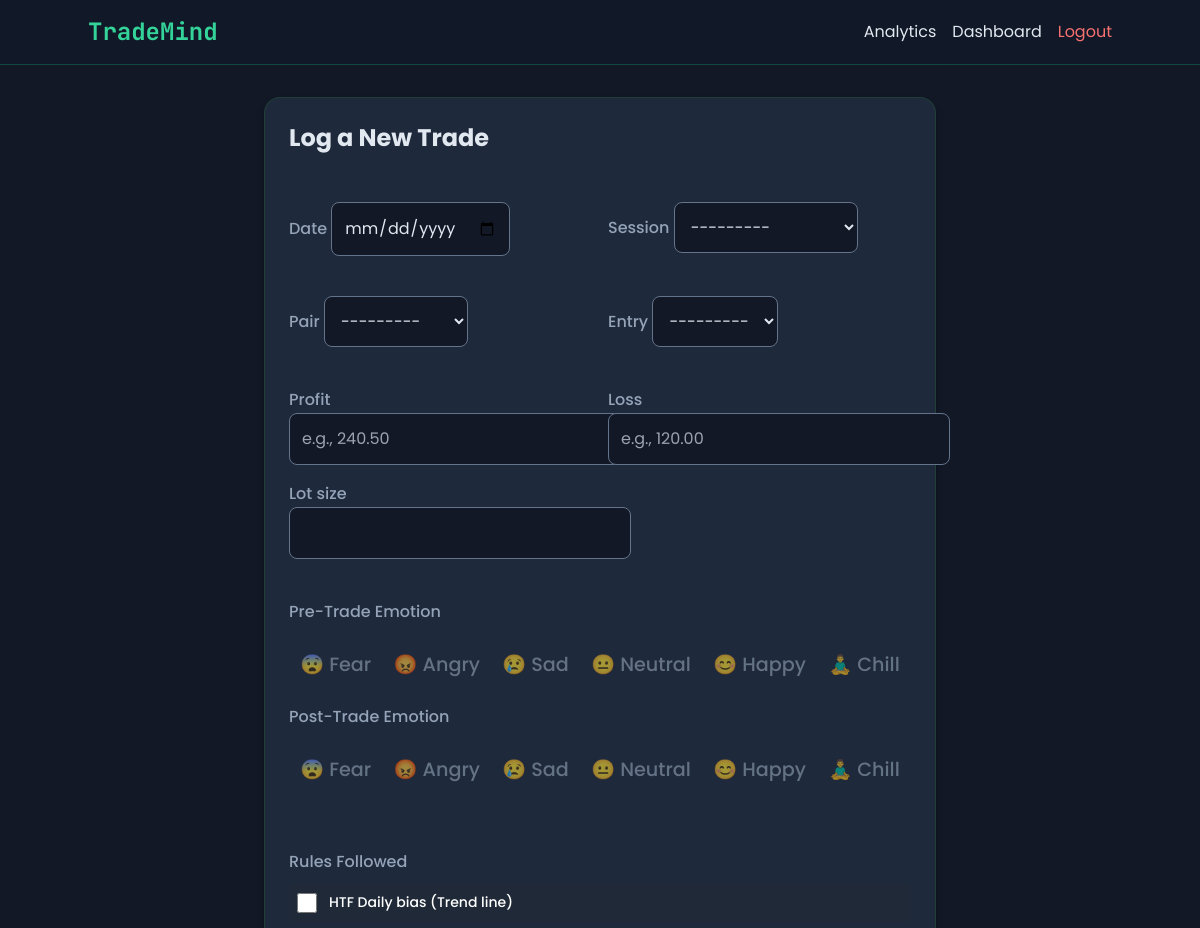
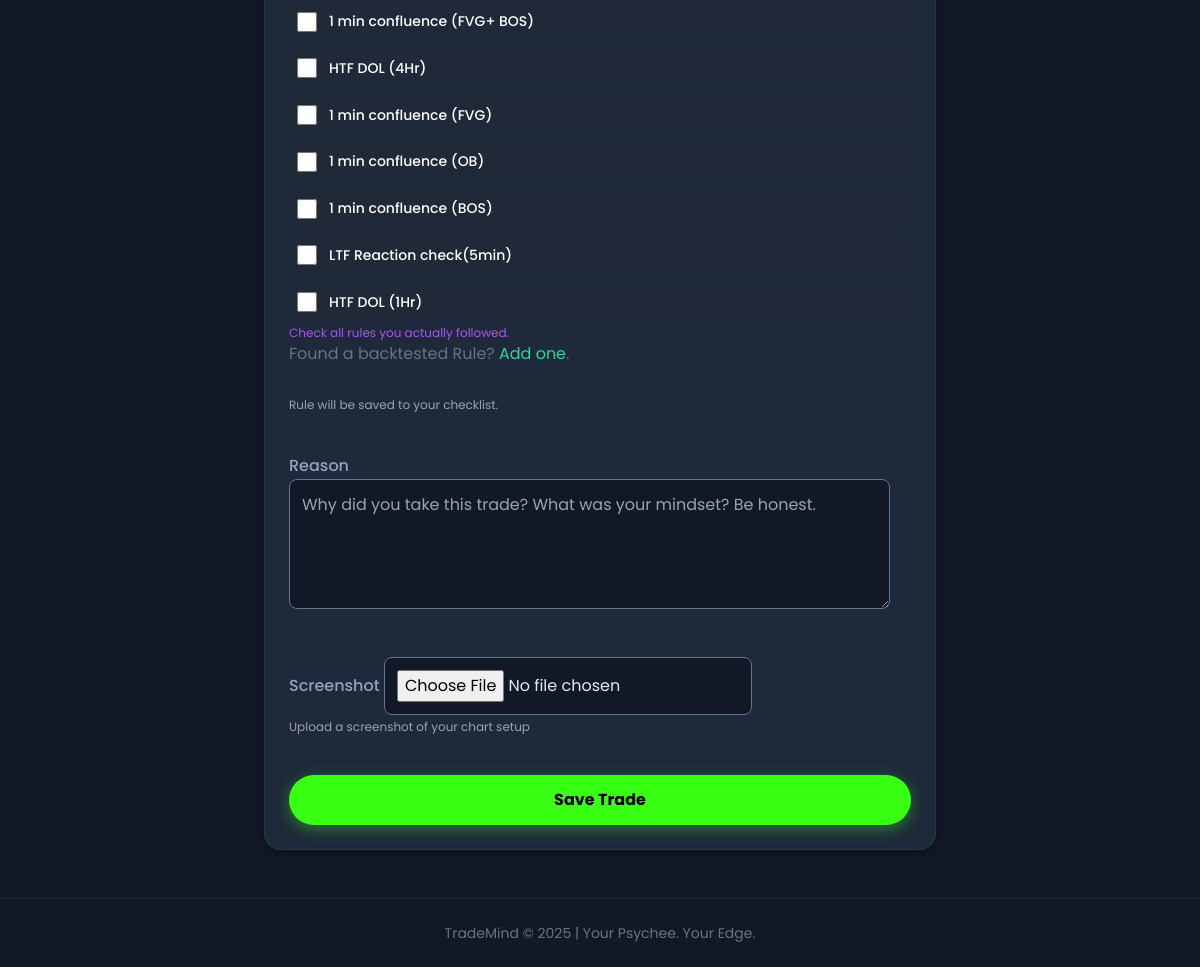
The app's page /trade/log/ (signed in) with its own data (2 pictures, top to bottom).
### trademind_app/models.py (models this page shows)
class StrategyRule(models.Model):
    user = models.ForeignKey(User, on_delete=models.CASCADE, related_name='strategy_rules')
    rule_text = models.CharField(
        max_length=200,
        help_text="e.g., 'RSI < 30', 'Price at support', 'Risk < 2%'"
    )
    is_active = models.BooleanField(default=True)
    created_at = models.DateTimeField(auto_now_add=True)
    class Meta:
        verbose_name = "Strategy Rule"
        verbose_name_plural = "Strategy Rules"
        ordering = ['-created_at']
    def __str__(self):
        return self.rule_text

### trademind_app/views.py (the view)
# urls.py: path('trade/log/', views.trade_log, name='trade_log'),
@login_required
def trade_log(request):
    if request.method == 'POST':
        form = TradeLogForm(request.POST, user=request.user)
        if form.is_valid():
            trade = form.save(commit=False)
            trade.user = request.user
            trade.save()
            form.save_m2m()  # Save ManyToMany (rules_followed)
            messages.success(request, "Trade logged. Time to analyze your Psychee.")
            return redirect('trademind_app:ai_insight', trade_id=trade.id)
    else:
        form = TradeLogForm(user=request.user)
    return render(request, 'trade_log.html', {'form': form})

### trademind_app/context_processors.py (called while the page is built)
def theme_context(request):
    dark_mode = True  # Override later via JS + cookie
    return {
        'dark_mode': dark_mode,
    }

### templates/trade_log.html (shortened to what this page needs)
{% extends "base.html" %}
{% block content %}
<div class="max-w-2xl mx-auto">
  <div class="card">
    <h2 class="text-2xl font-bold mb-6">Log a New Trade</h2>
    <form method="post" class="space-y-6">
      <div class="grid grid-cols-1 md:grid-cols-2 gap-4">
        <div>
          <label>{{ form.date.label }}</label>
          {{ form.date }}
        </div>
        <div>
          <label>{{ form.session.label }}</label>
          {{ form.session }}
        </div>
      </div>
      <div class="grid grid-cols-1 md:grid-cols-2 gap-4">
        <div>
          <label>{{ form.pair.label }}</label>
          {{ form.pair }}
        </div>
        <div>
          <label>{{ form.entry.label }}</label>
          {{ form.entry }}
        </div>
      </div>
      <div class="grid grid-cols-1 md:grid-cols-2 gap-4">
        <div>
          <label>{{ form.profit.label }}</label>
          {{ form.profit }}
        </div>
        <div>
          <label>{{ form.loss.label }}</label>
          {{ form.loss }}
        </div>
        <div>
          <label>{{ form.lot_size.label }}</label>
          {{ form.lot_size }}
        </div>
      </div>
      <div>
        <label class="block mb-2 font-medium">{{ form.pre_trade_emotion.label }}</label>
        <div class="flex justify-around mb-6 emotion-slider">
          {% for value, text in form.pre_trade_emotion.field.choices %}
            <div>
              <label for="pre_{{ value }}">{{ text }}</label>
            </div>
          {% endfor %}
        </div>
        <label class="block mb-2 font-medium">{{ form.post_trade_emotion.label }}</label>
        <div class="flex justify-around mb-6 emotion-slider">
          {% for value, text in form.post_trade_emotion.field.choices %}
            <div>
              <label for="post_{{ value }}">{{ text }}</label>
            </div>
          {% endfor %}
        </div>
      </div>
      <div class="mb-6">
        <label class="block mb-2 font-medium">Rules Followed</label>
        {% if form.rules_followed.field.queryset.exists %}
          <div class="space-y-2 mt-2">
            {% for rule in form.rules_followed.field.queryset.all %}
              <label style="display: flex; align-items: center; cursor: pointer; padding: 0.5rem; margin-bottom: 0.25rem; background-color: #1f2937; border-radius: 0.375rem;">
                <input type="checkbox"
                      name="rules_followed"
                      value="{{ rule.id }}"
                      style="width: 1.25rem; height: 1.25rem; margin-right: 0.75rem; accent-color: #10b981; border: 1px solid #4b5563; border-radius: 0.25rem;">
                <span style="color: white; font-size: 0.875rem;">{{ rule.rule_text }}</span>
              </label>
            {% endfor %}
          </div>
          <p class="text-xs text-purple-500 mt-1">Check all rules you actually followed.</p>
        {% else %}
          <p class="text-gray-500">No rules set.
            <a href="{% url 'trademind_app:add_rule' %}" class="text-emerald-400">Add one</a>.
          </p>
        {% endif %}
        <p class="text-gray-500">Found a backtested Rule?
          <a href="{% url 'trademind_app:add_rule' %}" class="text-emerald-400">Add one</a>.
          <br>
          <br>
        </p>
        <p class="text-xs text-gray-400 mt-1">Rule will be saved to your checklist.</p>
      </div>
      <div>
        <label>{{ form.reason.label }}</label>
        {{ form.reason }}
      </div>
      <div>
        <label>{{ form.screenshot.label }}</label>
        {{ form.screenshot }}
        <p class="text-xs text-gray-400 mt-1">Upload a screenshot of your chart setup</p>
      </div>
      <button type="submit" class="btn-primary">Save Trade</button>
    </form>
  </div>
</div>
{% endblock %}

### static/css/style.css (style rules this page uses)
:root { --bg-primary: #121826; --bg-secondary: #1e293b; --text-primary: #e2e8f0; --text-secondary: #94a3b8; --accent: #39FF14; --accent-hover: #00ff00; --danger: #ff3131; --gray: #64748b; }
body { background-color: var(--bg-primary); color: var(--text-primary); font-family: 'Poppins', sans-serif; line-height: 1.6; transition: background-color 0.3s ease, color 0.3s ease; }
.card { background: var(--bg-secondary); border-radius: 1rem; padding: 1.5rem; margin-bottom: 1rem; box-shadow: 0 4px 6px rgba(0, 0, 0, 0.3); border: 1px solid rgba(57, 255, 20, 0.1); transition: transform 0.2s ease; }
.btn-primary { background: var(--accent); color: #000; font-weight: bold; padding: 0.75rem 1.5rem; border: none; border-radius: 9999px; cursor: pointer; box-shadow: 0 4px 15px rgba(57, 255, 20, 0.4); transition: all 0.3s ease; font-size: 1rem; }
.emotion-slider { display: flex; justify-content: space-around; margin: 1.5rem 0; font-size: 1.2rem; }
.emotion-slider label { opacity: 0.6; cursor: pointer; transition: all 0.3s ease; text-align: center; width: 18%; }
form { display: flex; flex-direction: column; gap: 1rem; }
form label { font-weight: 500; color: var(--text-secondary); }
form input, form select, form textarea { padding: 0.75rem; border: 1px solid var(--gray); border-radius: 0.5rem; background: var(--bg-primary); color: var(--text-primary); transition: border 0.3s ease; }

### records on screen
StrategyRule: rule_text "HTF Daily bias (Trend line)"
StrategyRule: rule_text "1 min confluence (FVG+ BOS)"
StrategyRule: rule_text "HTF DOL (4Hr)"
StrategyRule: rule_text "1 min confluence (FVG)"
StrategyRule: rule_text "1 min confluence (OB)"
StrategyRule: rule_text "1 min confluence (BOS)"
StrategyRule: rule_text "LTF Reaction check(5min)"
StrategyRule: rule_text "HTF DOL (1Hr)"

### other values on screen
{{ text }} "😨 Fear" "😡 Angry" "😢 Sad" "😐 Neutral" "😊 Happy" "🧘‍♂️ Chill"
